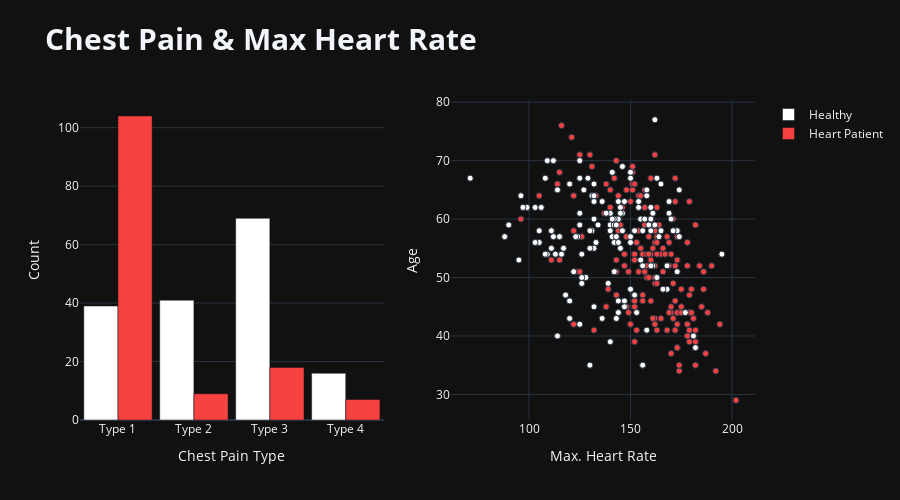

Notebook cell for this chart:
### Code cell
fig = make_subplots(rows=1, cols=2,specs=[[{"type": "histogram"}, {"type": "scatter"}]])
fig.add_trace(
    go.Bar(
             x=cp0['cp'],y=cp0.Count,marker={"color": 'white'},name='Healthy'
             ),
    row=1,col=1
)
fig.add_trace(
    go.Bar(
             x=cp1['cp'],y=cp1.Count,marker={"color": '#f84242'},name='Heart Patient'
             ),
    row=1,col=1
)
fig.update_layout(height=500,
                  title_text="<b>Chest Pain & Max Heart Rate<b>",
                  title_font_size=30,
                  bargap=0.1,
                  template='plotly_dark',
                 )
fig.add_trace(
    go.Scatter(x=df1.thalach, y=df1.age, mode='markers', text=df1['targetname'],showlegend=False,
               marker=dict(
               color=df1.target,
               colorscale=['white','#f84242'],
               line_width=1)
              ),
    row=1,col=2
)
fig.update_xaxes(title_text="Chest Pain Type", row=1, col=1)
fig.update_yaxes(title_text="Count", row=1, col=1)

fig.update_xaxes(title_text="Max. Heart Rate", row=1, col=2)
fig.update_yaxes(title_text="Age", row=1, col=2)

fig.show()

### Figure 1 — Plotly figure (JSON) as saved in the notebook; plotly's stock layout.template omitted (floating-point values rounded to 4 significant figures; data arrays with more than 128 entries replaced by an {"elided": "..."} marker saying what was removed)
{"data": [{"marker": {"color": "white"}, "name": "Healthy", "type": "bar", "x": ["Type 1", "Type 2", "Type 3", "Type 4"], "xaxis": "x", "y": [39, 41, 69, 16], "yaxis": "y"}, {"marker": {"color": "#f84242"}, "name": "Heart Patient", "type": "bar", "x": ["Type 1", "Type 2", "Type 3", "Type 4"], "xaxis": "x", "y": [104, 9, 18, 7], "yaxis": "y"}, {"marker": {"color": {"elided": "303 int values"}, "colorscale": [[0, "white"], [1, "#f84242"]], "line": {"width": 1}}, "mode": "markers", "showlegend": false, "text": {"elided": "303 str values"}, "type": "scatter", "x": {"elided": "303 int values"}, "xaxis": "x2", "y": {"elided": "303 int values"}, "yaxis": "y2"}], "layout": {"bargap": 0.1, "height": 500, "title": {"font": {"size": 30}, "text": "<b>Chest Pain & Max Heart Rate<b>"}, "xaxis": {"anchor": "y", "domain": [0, 0.45], "title": {"text": "Chest Pain Type"}}, "xaxis2": {"anchor": "y2", "domain": [0.55, 1], "title": {"text": "Max. Heart Rate"}}, "yaxis": {"anchor": "x", "domain": [0, 1], "title": {"text": "Count"}}, "yaxis2": {"anchor": "x2", "domain": [0, 1], "title": {"text": "Age"}}}}
